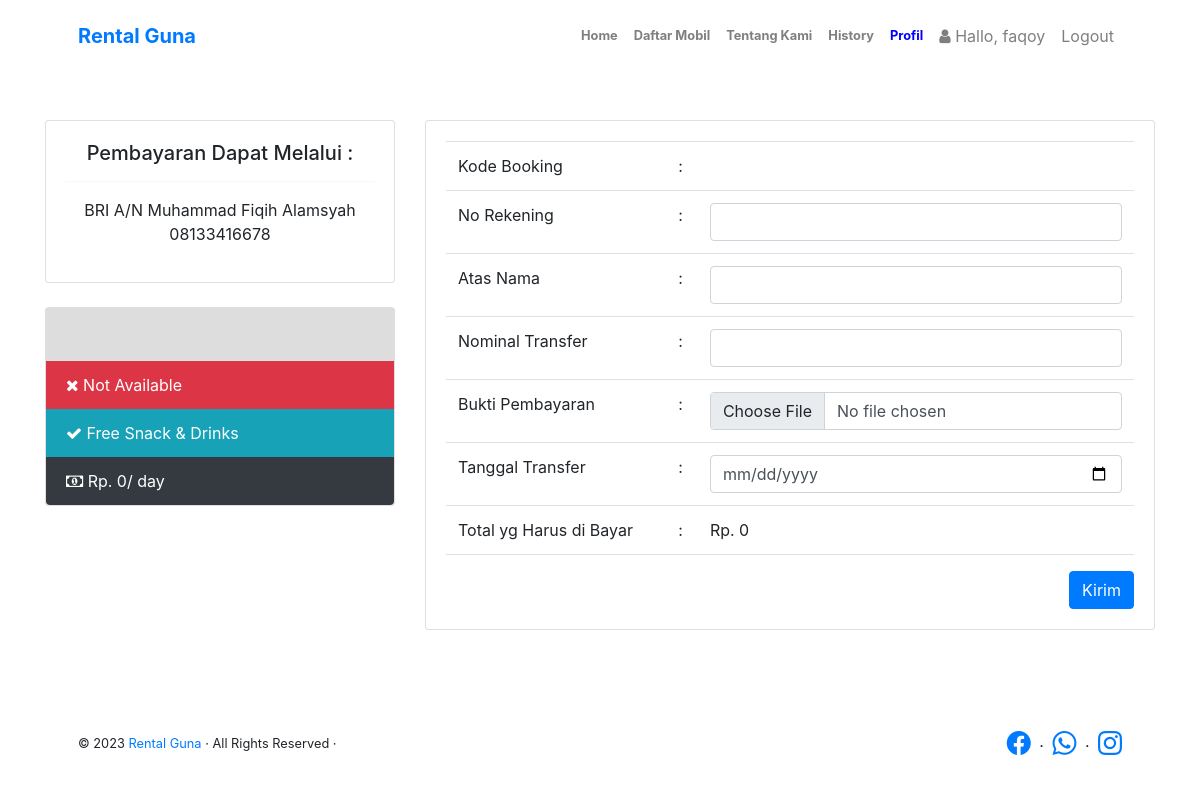
The page /konfirmasi.php (signed in) on the database as committed earlier.
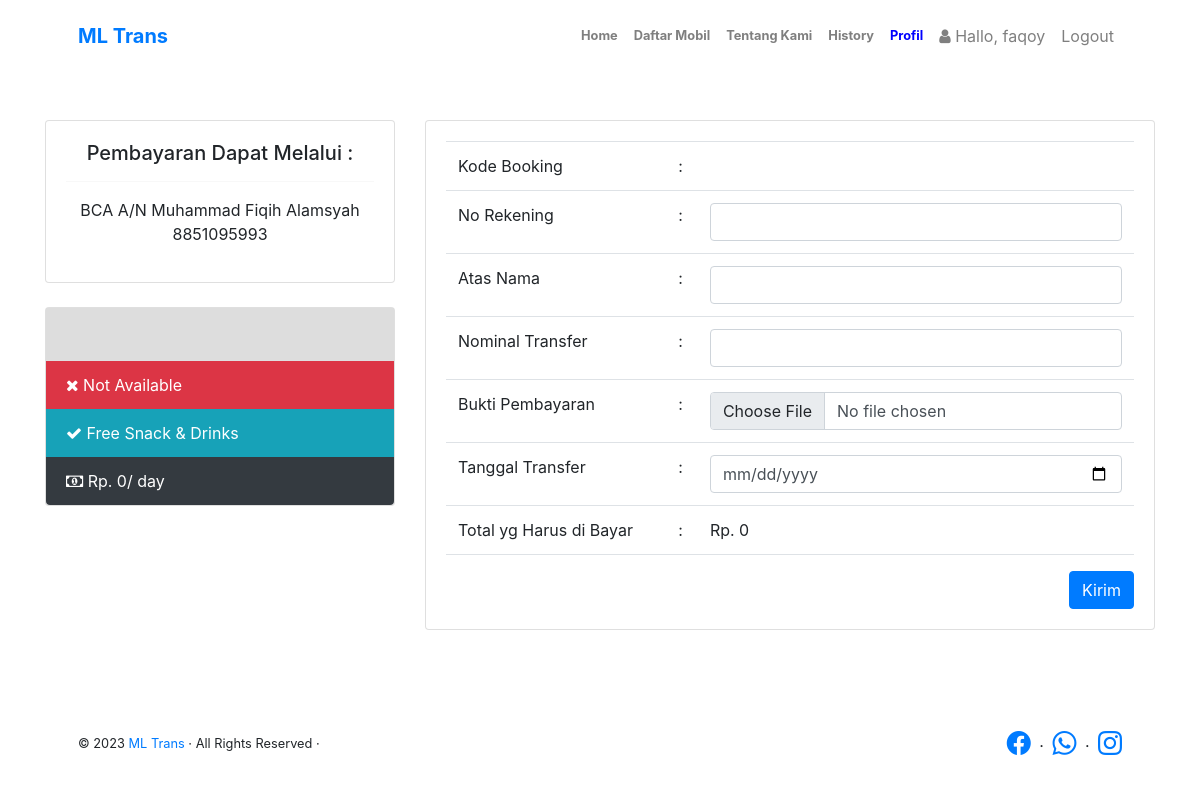
The same page on the database as committed later.
### tables this page shows
CREATE TABLE `infoweb` (
  `id` int(11) NOT NULL,
  `nama_rental` varchar(255) DEFAULT NULL,
  `telp` varchar(15) DEFAULT NULL,
  `alamat` text DEFAULT NULL,
  `email` varchar(255) DEFAULT NULL,
  `no_rek` text DEFAULT NULL,
  `updated_at` timestamp NOT NULL DEFAULT current_timestamp()
);

### koneksi/koneksi.php (called while the page is built, shortened)
<?php
$user = 'root';
$pass = '';
$koneksi = new PDO("mysql:host=localhost;dbname=rental_mobil", $user, $pass);
$sql_web = "SELECT * FROM infoweb WHERE id = 1";
$row_web = $koneksi->prepare($sql_web);
$row_web->execute();
$info_web = $row_web->fetch(PDO::FETCH_OBJ);

### konfirmasi.php (the view, shortened to what the changed rows need)
<?php
require 'koneksi/koneksi.php';
include 'header.php';
?>
<br>
<br>
<div class="container">
    <div class="row">
        <div class="col-sm-4">
            <div class="card">
                <div class="card-body text-center">
                    <h5>Pembayaran Dapat Melalui :</h5>
                    <hr />
                    <p><?= $info_web->no_rek; ?></p>
                </div>
            </div>
            <br />
        </div>
    </div>
</div>
<br>
<br>
<br>
<?php include 'footer.php'; ?>

### header.php (shortened to what the changed rows need)
<!DOCTYPE html>
<html lang="en">
<head>
    <link href="https://cdn.jsdelivr.net/npm/bootstrap-icons@1.8.1/font/bootstrap-icons.css" rel="stylesheet" />
    <link href="assets/assets2/css/styles.css" rel="stylesheet" />
    <link rel="stylesheet" type="text/css" href="assets/swal/sweetalert.css">
    <link href="https://cdn.jsdelivr.net/npm/@sweetalert2/theme-dark@4/dark.css" rel="stylesheet">
    <link rel="stylesheet" href="sweetalert2.min.css">
    <link rel="stylesheet" href="assets/css/bootstrap.css">
    <link rel="stylesheet" href="assets/css/font-awesome.css">
</head>
<body class="d-flex flex-column h-100">
    <main class="flex-shrink-0">
        <nav class="navbar navbar-expand-lg navbar-light bg-white py-3">
            <div class="container px-5">
                <a class="navbar-brand" href="index.php"><span class="fw-bolder text-primary"><?= $info_web->nama_rental; ?></span></a>
            </div>
        </nav>

### footer.php (shortened to what the changed rows need)
<footer class="bg-white py-4 mt-auto">
    <div class="container px-5">
        <div class="row align-items-center justify-content-between flex-column flex-sm-row">
            <div class="col-auto">
                <div class="small m-0">&copy; 2023 <a href="index.php"><?= $info_web->nama_rental; ?></a> · All Rights Reserved ·</div>
            </div>
        </div>
    </div>
</footer>
<link rel="stylesheet" type="text/css" href="assets/swal/sweetalert.css">
<link rel="stylesheet" href="sweetalert2.min.css">

Rows that differ between the two databases and show on the page:
changed infoweb: nama_rental "Rental Guna" → "ML Trans"; no_rek "BRI A/N Muhammad Fiqih Alamsyah 08133416678" → "BCA A/N Muhammad Fiqih Alamsyah 8851095993"
